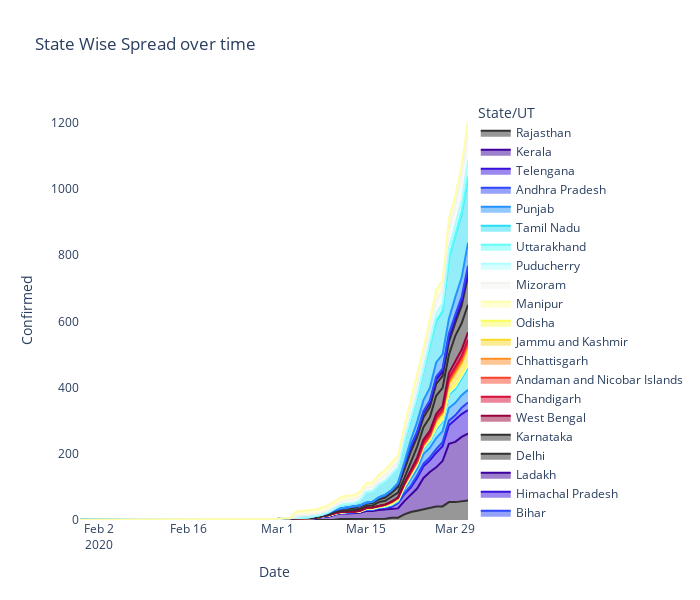

The notebook cell saved with this chart:
### Code cell
spread = df_india_data.groupby(['Date', 'State/UT'])['Confirmed'].sum().reset_index().sort_values('Confirmed', ascending=True)
fig = px.area(spread, x="Date", y="Confirmed",color='State/UT',title='State Wise Spread over time',height=500,
              color_discrete_sequence = ex.colors.cyclical.Edge)
fig.update_layout(plot_bgcolor='rgb(275, 270, 273)',width=700, height=600)

### Figure 1 — Plotly figure (JSON) as saved in the notebook; plotly's stock layout.template omitted (floating-point values rounded to 4 significant figures)
{"data": [{"hoverlabel": {"namelength": 0}, "hovertemplate": "State/UT=Rajasthan<br>Date=%{x}<br>Confirmed=%{y}", "legendgroup": "Rajasthan", "line": {"color": "#313131"}, "mode": "lines", "name": "Rajasthan", "orientation": "v", "showlegend": true, "stackgroup": "1", "type": "scatter", "x": ["2020-03-03T00:00:00", "2020-03-10T00:00:00", "2020-03-08T00:00:00", "2020-03-04T00:00:00", "2020-03-07T00:00:00", "2020-03-05T00:00:00", "2020-03-06T00:00:00", "2020-03-09T00:00:00", "2020-03-13T00:00:00", "2020-03-12T00:00:00", "2020-03-11T00:00:00", "2020-03-14T00:00:00", "2020-03-16T00:00:00", "2020-03-17T00:00:00", "2020-03-15T00:00:00", "2020-03-18T00:00:00", "2020-03-19T00:00:00", "2020-03-20T00:00:00", "2020-03-21T00:00:00", "2020-03-22T00:00:00", "2020-03-23T00:00:00", "2020-03-24T00:00:00", "2020-03-25T00:00:00", "2020-03-26T00:00:00", "2020-03-27T00:00:00", "2020-03-29T00:00:00", "2020-03-28T00:00:00", "2020-03-30T00:00:00", "2020-03-31T00:00:00"], "xaxis": "x", "y": [0, 1, 1, 1, 1, 1, 1, 1, 3, 3, 3, 3, 4, 4, 4, 4, 7, 7, 17, 24, 28, 32, 36, 41, 41, 54, 54, 57, 59], "yaxis": "y"}, {"hoverlabel": {"namelength": 0}, "hovertemplate": "State/UT=Kerala<br>Date=%{x}<br>Confirmed=%{y}", "legendgroup": "Kerala", "line": {"color": "#3d019d"}, "mode": "lines", "name": "Kerala", "orientation": "v", "showlegend": true, "stackgroup": "1", "type": "scatter", "x": ["2020-01-30T00:00:00", "2020-01-31T00:00:00", "2020-02-01T00:00:00", "2020-03-02T00:00:00", "2020-02-18T00:00:00", "2020-03-01T00:00:00", "2020-02-29T00:00:00", "2020-02-17T00:00:00", "2020-03-06T00:00:00", "2020-02-19T00:00:00", "2020-03-05T00:00:00", "2020-02-21T00:00:00", "2020-02-25T00:00:00", "2020-03-03T00:00:00", "2020-02-24T00:00:00", "2020-03-04T00:00:00", "2020-02-26T00:00:00", "2020-02-23T00:00:00", "2020-02-22T00:00:00", "2020-02-20T00:00:00", "2020-02-27T00:00:00", "2020-02-16T00:00:00", "2020-02-08T00:00:00", "2020-02-07T00:00:00", "2020-02-06T00:00:00", "2020-02-05T00:00:00", "2020-02-04T00:00:00", "2020-02-03T00:00:00", "2020-02-02T00:00:00", "2020-02-10T00:00:00", "2020-02-11T00:00:00", "2020-02-09T00:00:00", "2020-02-15T00:00:00", "2020-02-28T00:00:00", "2020-03-07T00:00:00", "2020-02-14T00:00:00", "2020-02-13T00:00:00", "2020-02-12T00:00:00", "2020-03-08T00:00:00", "2020-03-09T00:00:00", "2020-03-10T00:00:00", "2020-03-12T00:00:00", "2020-03-13T00:00:00", "2020-03-11T00:00:00", "2020-03-14T00:00:00", "2020-03-15T00:00:00", "2020-03-16T00:00:00", "2020-03-17T00:00:00", "2020-03-18T00:00:00", "2020-03-19T00:00:00", "2020-03-20T00:00:00", "2020-03-21T00:00:00", "2020-03-22T00:00:00", "2020-03-23T00:00:00", "2020-03-24T00:00:00", "2020-03-25T00:00:00", "2020-03-26T00:00:00", "2020-03-27T00:00:00", "2020-03-28T00:00:00", "2020-03-29T00:00:00", "2020-03-30T00:00:00", "2020-03-31T00:00:00"], "xaxis": "x", "y": [1, 1, 2, 3, 3, 3, 3, 3, 3, 3, 3, 3, 3, 3, 3, 3, 3, 3, 3, 3, 3, 3, 3, 3, 3, 3, 3, 3, 3, 3, 3, 3, 3, 3, 3, 3, 3, 3, 8, 9, 15, 17, 17, 17, 19, 23, 23, 26, 27, 27, 28, 40, 52, 67, 95, 109, 118, 137, 176, 182, 194, 202], "yaxis": "y"}, {"hoverlabel": {"namelength": 0}, "hovertemplate": "State/UT=Telengana<br>Date=%{x}<br>Confirmed=%{y}", "legendgroup": "Telengana", "line": {"color": "#3810dc"}, "mode": "lines", "name": "Telengana", "orientation": "v", "showlegend": true, "stackgroup": "1", "type": "scatter", "x": ["2020-03-14T00:00:00", "2020-03-10T00:00:00", "2020-03-11T00:00:00", "2020-03-12T00:00:00", "2020-03-13T00:00:00", "2020-03-03T00:00:00", "2020-03-08T00:00:00", "2020-03-07T00:00:00", "2020-03-05T00:00:00", "2020-03-06T00:00:00", "2020-03-04T00:00:00", "2020-03-02T00:00:00", "2020-03-09T00:00:00", "2020-03-15T00:00:00", "2020-03-16T00:00:00", "2020-03-17T00:00:00", "2020-03-19T00:00:00", "2020-03-18T00:00:00", "2020-03-20T00:00:00", "2020-03-21T00:00:00", "2020-03-22T00:00:00", "2020-03-23T00:00:00", "2020-03-24T00:00:00", "2020-03-25T00:00:00", "2020-03-26T00:00:00", "2020-03-27T00:00:00", "2020-03-28T00:00:00", "2020-03-29T00:00:00", "2020-03-30T00:00:00", "2020-03-31T00:00:00"], "xaxis": "x", "y": [1, 1, 1, 1, 1, 1, 1, 1, 1, 1, 1, 1, 1, 3, 3, 5, 6, 6, 16, 21, 22, 32, 35, 35, 44, 45, 56, 66, 69, 71], "yaxis": "y"}, {"hoverlabel": {"namelength": 0}, "hovertemplate": "State/UT=Andhra Pradesh<br>Date=%{x}<br>Confirmed=%{y}", "legendgroup": "Andhra Pradesh", "line": {"color": "#2d47f9"}, "mode": "lines", "name": "Andhra Pradesh", "orientation": "v", "showlegend": true, "stackgroup": "1", "type": "scatter", "x": ["2020-03-15T00:00:00", "2020-03-16T00:00:00", "2020-03-17T00:00:00", "2020-03-18T00:00:00", "2020-03-14T00:00:00", "2020-03-12T00:00:00", "2020-03-13T00:00:00", "2020-03-19T00:00:00", "2020-03-20T00:00:00", "2020-03-21T00:00:00", "2020-03-22T00:00:00", "2020-03-23T00:00:00", "2020-03-24T00:00:00", "2020-03-25T00:00:00", "2020-03-26T00:00:00", "2020-03-27T00:00:00", "2020-03-28T00:00:00", "2020-03-29T00:00:00", "2020-03-30T00:00:00", "2020-03-31T00:00:00"], "xaxis": "x", "y": [1, 1, 1, 1, 1, 1, 1, 2, 2, 3, 5, 7, 8, 9, 11, 12, 14, 14, 19, 23], "yaxis": "y"}, {"hoverlabel": {"namelength": 0}, "hovertemplate": "State/UT=Punjab<br>Date=%{x}<br>Confirmed=%{y}", "legendgroup": "Punjab", "line": {"color": "#2593ff"}, "mode": "lines", "name": "Punjab", "orientation": "v", "showlegend": true, "stackgroup": "1", "type": "scatter", "x": ["2020-03-15T00:00:00", "2020-03-16T00:00:00", "2020-03-17T00:00:00", "2020-03-14T00:00:00", "2020-03-11T00:00:00", "2020-03-13T00:00:00", "2020-03-12T00:00:00", "2020-03-18T00:00:00", "2020-03-10T00:00:00", "2020-03-09T00:00:00", "2020-03-20T00:00:00", "2020-03-19T00:00:00", "2020-03-21T00:00:00", "2020-03-22T00:00:00", "2020-03-23T00:00:00", "2020-03-24T00:00:00", "2020-03-25T00:00:00", "2020-03-26T00:00:00", "2020-03-27T00:00:00", "2020-03-30T00:00:00", "2020-03-29T00:00:00", "2020-03-28T00:00:00", "2020-03-31T00:00:00"], "xaxis": "x", "y": [1, 1, 1, 1, 1, 1, 1, 1, 1, 1, 2, 2, 13, 21, 21, 29, 29, 33, 33, 38, 38, 38, 38], "yaxis": "y"}, {"hoverlabel": {"namelength": 0}, "hovertemplate": "State/UT=Tamil Nadu<br>Date=%{x}<br>Confirmed=%{y}", "legendgroup": "Tamil Nadu", "line": {"color": "#2adef6"}, "mode": "lines", "name": "Tamil Nadu", "orientation": "v", "showlegend": true, "stackgroup": "1", "type": "scatter", "x": ["2020-03-15T00:00:00", "2020-03-16T00:00:00", "2020-03-17T00:00:00", "2020-03-14T00:00:00", "2020-03-10T00:00:00", "2020-03-11T00:00:00", "2020-03-12T00:00:00", "2020-03-13T00:00:00", "2020-03-18T00:00:00", "2020-03-08T00:00:00", "2020-03-07T00:00:00", "2020-03-09T00:00:00", "2020-03-19T00:00:00", "2020-03-20T00:00:00", "2020-03-21T00:00:00", "2020-03-22T00:00:00", "2020-03-23T00:00:00", "2020-03-24T00:00:00", "2020-03-25T00:00:00", "2020-03-26T00:00:00", "2020-03-27T00:00:00", "2020-03-28T00:00:00", "2020-03-29T00:00:00", "2020-03-30T00:00:00", "2020-03-31T00:00:00"], "xaxis": "x", "y": [1, 1, 1, 1, 1, 1, 1, 1, 1, 1, 1, 1, 2, 3, 3, 7, 9, 15, 18, 26, 29, 40, 42, 50, 67], "yaxis": "y"}, {"hoverlabel": {"namelength": 0}, "hovertemplate": "State/UT=Uttarakhand<br>Date=%{x}<br>Confirmed=%{y}", "legendgroup": "Uttarakhand", "line": {"color": "#60fdfa"}, "mode": "lines", "name": "Uttarakhand", "orientation": "v", "showlegend": true, "stackgroup": "1", "type": "scatter", "x": ["2020-03-15T00:00:00", "2020-03-16T00:00:00", "2020-03-17T00:00:00", "2020-03-18T00:00:00", "2020-03-20T00:00:00", "2020-03-19T00:00:00", "2020-03-23T00:00:00", "2020-03-21T00:00:00", "2020-03-22T00:00:00", "2020-03-24T00:00:00", "2020-03-25T00:00:00", "2020-03-26T00:00:00", "2020-03-27T00:00:00", "2020-03-28T00:00:00", "2020-03-29T00:00:00", "2020-03-31T00:00:00", "2020-03-30T00:00:00"], "xaxis": "x", "y": [1, 1, 1, 1, 1, 1, 3, 3, 3, 4, 4, 5, 5, 5, 6, 7, 7], "yaxis": "y"}, {"hoverlabel": {"namelength": 0}, "hovertemplate": "State/UT=Puducherry<br>Date=%{x}<br>Confirmed=%{y}", "legendgroup": "Puducherry", "line": {"color": "#aefdff"}, "mode": "lines", "name": "Puducherry", "orientation": "v", "showlegend": true, "stackgroup": "1", "type": "scatter", "x": ["2020-03-29T00:00:00", "2020-03-30T00:00:00", "2020-03-18T00:00:00", "2020-03-21T00:00:00", "2020-03-22T00:00:00", "2020-03-26T00:00:00", "2020-03-25T00:00:00", "2020-03-24T00:00:00", "2020-03-23T00:00:00", "2020-03-27T00:00:00", "2020-03-28T00:00:00", "2020-03-19T00:00:00", "2020-03-20T00:00:00", "2020-03-31T00:00:00"], "xaxis": "x", "y": [1, 1, 1, 1, 1, 1, 1, 1, 1, 1, 1, 1, 1, 1], "yaxis": "y"}, {"hoverlabel": {"namelength": 0}, "hovertemplate": "State/UT=Mizoram<br>Date=%{x}<br>Confirmed=%{y}", "legendgroup": "Mizoram", "line": {"color": "#f3f3f1"}, "mode": "lines", "name": "Mizoram", "orientation": "v", "showlegend": true, "stackgroup": "1", "type": "scatter", "x": ["2020-03-29T00:00:00", "2020-03-30T00:00:00", "2020-03-26T00:00:00", "2020-03-27T00:00:00", "2020-03-25T00:00:00", "2020-03-28T00:00:00", "2020-03-31T00:00:00"], "xaxis": "x", "y": [1, 1, 1, 1, 1, 1, 1], "yaxis": "y"}, {"hoverlabel": {"namelength": 0}, "hovertemplate": "State/UT=Manipur<br>Date=%{x}<br>Confirmed=%{y}", "legendgroup": "Manipur", "line": {"color": "#fffda9"}, "mode": "lines", "name": "Manipur", "orientation": "v", "showlegend": true, "stackgroup": "1", "type": "scatter", "x": ["2020-03-29T00:00:00", "2020-03-30T00:00:00", "2020-03-27T00:00:00", "2020-03-26T00:00:00", "2020-03-25T00:00:00", "2020-03-24T00:00:00", "2020-03-28T00:00:00", "2020-03-31T00:00:00"], "xaxis": "x", "y": [1, 1, 1, 1, 1, 1, 1, 1], "yaxis": "y"}, {"hoverlabel": {"namelength": 0}, "hovertemplate": "State/UT=Odisha<br>Date=%{x}<br>Confirmed=%{y}", "legendgroup": "Odisha", "line": {"color": "#fafd5b"}, "mode": "lines", "name": "Odisha", "orientation": "v", "showlegend": true, "stackgroup": "1", "type": "scatter", "x": ["2020-03-17T00:00:00", "2020-03-18T00:00:00", "2020-03-19T00:00:00", "2020-03-20T00:00:00", "2020-03-16T00:00:00", "2020-03-21T00:00:00", "2020-03-22T00:00:00", "2020-03-27T00:00:00", "2020-03-26T00:00:00", "2020-03-25T00:00:00", "2020-03-23T00:00:00", "2020-03-24T00:00:00", "2020-03-31T00:00:00", "2020-03-28T00:00:00", "2020-03-29T00:00:00", "2020-03-30T00:00:00"], "xaxis": "x", "y": [1, 1, 1, 1, 1, 2, 2, 2, 2, 2, 2, 2, 3, 3, 3, 3], "yaxis": "y"}, {"hoverlabel": {"namelength": 0}, "hovertemplate": "State/UT=Jammu and Kashmir<br>Date=%{x}<br>Confirmed=%{y}", "legendgroup": "Jammu and Kashmir", "line": {"color": "#f7da29"}, "mode": "lines", "name": "Jammu and Kashmir", "orientation": "v", "showlegend": true, "stackgroup": "1", "type": "scatter", "x": ["2020-03-11T00:00:00", "2020-03-12T00:00:00", "2020-03-13T00:00:00", "2020-03-10T00:00:00", "2020-03-09T00:00:00", "2020-03-14T00:00:00", "2020-03-15T00:00:00", "2020-03-17T00:00:00", "2020-03-18T00:00:00", "2020-03-16T00:00:00", "2020-03-24T00:00:00", "2020-03-20T00:00:00", "2020-03-22T00:00:00", "2020-03-21T00:00:00", "2020-03-23T00:00:00", "2020-03-19T00:00:00", "2020-03-25T00:00:00", "2020-03-26T00:00:00", "2020-03-27T00:00:00", "2020-03-28T00:00:00", "2020-03-30T00:00:00", "2020-03-29T00:00:00", "2020-03-31T00:00:00"], "xaxis": "x", "y": [1, 1, 1, 1, 1, 2, 2, 3, 3, 3, 4, 4, 4, 4, 4, 4, 7, 13, 13, 20, 31, 31, 48], "yaxis": "y"}, {"hoverlabel": {"namelength": 0}, "hovertemplate": "State/UT=Chhattisgarh<br>Date=%{x}<br>Confirmed=%{y}", "legendgroup": "Chhattisgarh", "line": {"color": "#ff8e25"}, "mode": "lines", "name": "Chhattisgarh", "orientation": "v", "showlegend": true, "stackgroup": "1", "type": "scatter", "x": ["2020-03-22T00:00:00", "2020-03-23T00:00:00", "2020-03-24T00:00:00", "2020-03-25T00:00:00", "2020-03-19T00:00:00", "2020-03-21T00:00:00", "2020-03-20T00:00:00", "2020-03-27T00:00:00", "2020-03-26T00:00:00", "2020-03-28T00:00:00", "2020-03-29T00:00:00", "2020-03-30T00:00:00", "2020-03-31T00:00:00"], "xaxis": "x", "y": [1, 1, 1, 1, 1, 1, 1, 6, 6, 6, 6, 7, 7], "yaxis": "y"}, {"hoverlabel": {"namelength": 0}, "hovertemplate": "State/UT=Andaman and Nicobar Islands<br>Date=%{x}<br>Confirmed=%{y}", "legendgroup": "Andaman and Nicobar Islands", "line": {"color": "#f8432d"}, "mode": "lines", "name": "Andaman and Nicobar Islands", "orientation": "v", "showlegend": true, "stackgroup": "1", "type": "scatter", "x": ["2020-03-27T00:00:00", "2020-03-26T00:00:00", "2020-03-28T00:00:00", "2020-03-31T00:00:00", "2020-03-29T00:00:00", "2020-03-30T00:00:00"], "xaxis": "x", "y": [1, 1, 6, 9, 9, 9], "yaxis": "y"}, {"hoverlabel": {"namelength": 0}, "hovertemplate": "State/UT=Chandigarh<br>Date=%{x}<br>Confirmed=%{y}", "legendgroup": "Chandigarh", "line": {"color": "#d90d39"}, "mode": "lines", "name": "Chandigarh", "orientation": "v", "showlegend": true, "stackgroup": "1", "type": "scatter", "x": ["2020-03-21T00:00:00", "2020-03-19T00:00:00", "2020-03-20T00:00:00", "2020-03-22T00:00:00", "2020-03-23T00:00:00", "2020-03-24T00:00:00", "2020-03-25T00:00:00", "2020-03-27T00:00:00", "2020-03-26T00:00:00", "2020-03-30T00:00:00", "2020-03-29T00:00:00", "2020-03-31T00:00:00", "2020-03-28T00:00:00"], "xaxis": "x", "y": [1, 1, 1, 5, 6, 7, 7, 7, 7, 8, 8, 8, 8], "yaxis": "y"}, {"hoverlabel": {"namelength": 0}, "hovertemplate": "State/UT=West Bengal<br>Date=%{x}<br>Confirmed=%{y}", "legendgroup": "West Bengal", "line": {"color": "#97023d"}, "mode": "lines", "name": "West Bengal", "orientation": "v", "showlegend": true, "stackgroup": "1", "type": "scatter", "x": ["2020-03-18T00:00:00", "2020-03-19T00:00:00", "2020-03-20T00:00:00", "2020-03-21T00:00:00", "2020-03-22T00:00:00", "2020-03-23T00:00:00", "2020-03-25T00:00:00", "2020-03-24T00:00:00", "2020-03-26T00:00:00", "2020-03-27T00:00:00", "2020-03-28T00:00:00", "2020-03-29T00:00:00", "2020-03-30T00:00:00", "2020-03-31T00:00:00"], "xaxis": "x", "y": [1, 1, 1, 3, 4, 7, 9, 9, 10, 10, 15, 18, 19, 22], "yaxis": "y"}, {"hoverlabel": {"namelength": 0}, "hovertemplate": "State/UT=Karnataka<br>Date=%{x}<br>Confirmed=%{y}", "legendgroup": "Karnataka", "line": {"color": "#313131"}, "mode": "lines", "name": "Karnataka", "orientation": "v", "showlegend": true, "stackgroup": "1", "type": "scatter", "x": ["2020-03-09T00:00:00", "2020-03-10T00:00:00", "2020-03-11T00:00:00", "2020-03-12T00:00:00", "2020-03-13T00:00:00", "2020-03-15T00:00:00", "2020-03-16T00:00:00", "2020-03-14T00:00:00", "2020-03-17T00:00:00", "2020-03-18T00:00:00", "2020-03-19T00:00:00", "2020-03-20T00:00:00", "2020-03-21T00:00:00", "2020-03-22T00:00:00", "2020-03-23T00:00:00", "2020-03-24T00:00:00", "2020-03-25T00:00:00", "2020-03-27T00:00:00", "2020-03-28T00:00:00", "2020-03-26T00:00:00", "2020-03-29T00:00:00", "2020-03-30T00:00:00", "2020-03-31T00:00:00"], "xaxis": "x", "y": [1, 4, 4, 4, 5, 6, 6, 6, 11, 11, 14, 15, 15, 26, 33, 37, 41, 55, 55, 55, 76, 80, 83], "yaxis": "y"}, {"hoverlabel": {"namelength": 0}, "hovertemplate": "State/UT=Delhi<br>Date=%{x}<br>Confirmed=%{y}", "legendgroup": "Delhi", "line": {"color": "#313131"}, "mode": "lines", "name": "Delhi", "orientation": "v", "showlegend": true, "stackgroup": "1", "type": "scatter", "x": ["2020-03-04T00:00:00", "2020-03-03T00:00:00", "2020-03-02T00:00:00", "2020-03-05T00:00:00", "2020-03-06T00:00:00", "2020-03-07T00:00:00", "2020-03-08T00:00:00", "2020-03-10T00:00:00", "2020-03-09T00:00:00", "2020-03-11T00:00:00", "2020-03-12T00:00:00", "2020-03-13T00:00:00", "2020-03-15T00:00:00", "2020-03-14T00:00:00", "2020-03-16T00:00:00", "2020-03-17T00:00:00", "2020-03-18T00:00:00", "2020-03-19T00:00:00", "2020-03-20T00:00:00", "2020-03-21T00:00:00", "2020-03-23T00:00:00", "2020-03-22T00:00:00", "2020-03-24T00:00:00", "2020-03-25T00:00:00", "2020-03-26T00:00:00", "2020-03-27T00:00:00", "2020-03-28T00:00:00", "2020-03-29T00:00:00", "2020-03-30T00:00:00", "2020-03-31T00:00:00"], "xaxis": "x", "y": [1, 1, 1, 2, 3, 3, 3, 4, 4, 5, 6, 6, 7, 7, 7, 8, 10, 12, 17, 26, 29, 29, 30, 31, 36, 36, 39, 39, 53, 87], "yaxis": "y"}, {"hoverlabel": {"namelength": 0}, "hovertemplate": "State/UT=Ladakh<br>Date=%{x}<br>Confirmed=%{y}", "legendgroup": "Ladakh", "line": {"color": "#3d019d"}, "mode": "lines", "name": "Ladakh", "orientation": "v", "showlegend": true, "stackgroup": "1", "type": "scatter", "x": ["2020-03-08T00:00:00", "2020-03-09T00:00:00", "2020-03-07T00:00:00", "2020-03-11T00:00:00", "2020-03-10T00:00:00", "2020-03-13T00:00:00", "2020-03-12T00:00:00", "2020-03-14T00:00:00", "2020-03-15T00:00:00", "2020-03-16T00:00:00", "2020-03-17T00:00:00", "2020-03-19T00:00:00", "2020-03-18T00:00:00", "2020-03-20T00:00:00", "2020-03-28T00:00:00", "2020-03-29T00:00:00", "2020-03-30T00:00:00", "2020-03-31T00:00:00", "2020-03-26T00:00:00", "2020-03-25T00:00:00", "2020-03-27T00:00:00", "2020-03-21T00:00:00", "2020-03-23T00:00:00", "2020-03-22T00:00:00", "2020-03-24T00:00:00"], "xaxis": "x", "y": [2, 2, 2, 2, 2, 3, 3, 3, 3, 4, 6, 8, 8, 10, 13, 13, 13, 13, 13, 13, 13, 13, 13, 13, 13], "yaxis": "y"}, {"hoverlabel": {"namelength": 0}, "hovertemplate": "State/UT=Himachal Pradesh<br>Date=%{x}<br>Confirmed=%{y}", "legendgroup": "Himachal Pradesh", "line": {"color": "#3810dc"}, "mode": "lines", "name": "Himachal Pradesh", "orientation": "v", "showlegend": true, "stackgroup": "1", "type": "scatter", "x": ["2020-03-23T00:00:00", "2020-03-22T00:00:00", "2020-03-21T00:00:00", "2020-03-28T00:00:00", "2020-03-29T00:00:00", "2020-03-26T00:00:00", "2020-03-31T00:00:00", "2020-03-24T00:00:00", "2020-03-25T00:00:00", "2020-03-27T00:00:00", "2020-03-30T00:00:00"], "xaxis": "x", "y": [2, 2, 2, 3, 3, 3, 3, 3, 3, 3, 3], "yaxis": "y"}, {"hoverlabel": {"namelength": 0}, "hovertemplate": "State/UT=Bihar<br>Date=%{x}<br>Confirmed=%{y}", "legendgroup": "Bihar", "line": {"color": "#2d47f9"}, "mode": "lines", "name": "Bihar", "orientation": "v", "showlegend": true, "stackgroup": "1", "type": "scatter", "x": ["2020-03-23T00:00:00", "2020-03-22T00:00:00", "2020-03-24T00:00:00", "2020-03-25T00:00:00", "2020-03-26T00:00:00", "2020-03-27T00:00:00", "2020-03-28T00:00:00", "2020-03-29T00:00:00", "2020-03-30T00:00:00", "2020-03-31T00:00:00"], "xaxis": "x", "y": [2, 2, 3, 4, 6, 6, 9, 9, 11, 15], "yaxis": "y"}, {"hoverlabel": {"namelength": 0}, "hovertemplate": "State/UT=Gujarat<br>Date=%{x}<br>Confirmed=%{y}", "legendgroup": "Gujarat", "line": {"color": "#2593ff"}, "mode": "lines", "name": "Gujarat", "orientation": "v", "showlegend": true, "stackgroup": "1", "type": "scatter", "x": ["2020-03-20T00:00:00", "2020-03-21T00:00:00", "2020-03-22T00:00:00", "2020-03-23T00:00:00", "2020-03-24T00:00:00", "2020-03-25T00:00:00", "2020-03-27T00:00:00", "2020-03-26T00:00:00", "2020-03-28T00:00:00", "2020-03-29T00:00:00", "2020-03-30T00:00:00", "2020-03-31T00:00:00"], "xaxis": "x", "y": [2, 7, 18, 29, 33, 38, 43, 43, 45, 53, 58, 69], "yaxis": "y"}, {"hoverlabel": {"namelength": 0}, "hovertemplate": "State/UT=Maharashtra<br>Date=%{x}<br>Confirmed=%{y}", "legendgroup": "Maharashtra", "line": {"color": "#2adef6"}, "mode": "lines", "name": "Maharashtra", "orientation": "v", "showlegend": true, "stackgroup": "1", "type": "scatter", "x": ["2020-03-09T00:00:00", "2020-03-10T00:00:00", "2020-03-11T00:00:00", "2020-03-12T00:00:00", "2020-03-13T00:00:00", "2020-03-14T00:00:00", "2020-03-16T00:00:00", "2020-03-15T00:00:00", "2020-03-17T00:00:00", "2020-03-18T00:00:00", "2020-03-20T00:00:00", "2020-03-19T00:00:00", "2020-03-21T00:00:00", "2020-03-22T00:00:00", "2020-03-23T00:00:00", "2020-03-24T00:00:00", "2020-03-26T00:00:00", "2020-03-25T00:00:00", "2020-03-27T00:00:00", "2020-03-28T00:00:00", "2020-03-29T00:00:00", "2020-03-30T00:00:00", "2020-03-31T00:00:00"], "xaxis": "x", "y": [2, 5, 10, 11, 11, 14, 32, 32, 39, 42, 47, 47, 63, 67, 74, 89, 124, 128, 130, 180, 186, 193, 198], "yaxis": "y"}, {"hoverlabel": {"namelength": 0}, "hovertemplate": "State/UT=Goa<br>Date=%{x}<br>Confirmed=%{y}", "legendgroup": "Goa", "line": {"color": "#60fdfa"}, "mode": "lines", "name": "Goa", "orientation": "v", "showlegend": true, "stackgroup": "1", "type": "scatter", "x": ["2020-03-28T00:00:00", "2020-03-29T00:00:00", "2020-03-26T00:00:00", "2020-03-27T00:00:00", "2020-03-30T00:00:00", "2020-03-31T00:00:00"], "xaxis": "x", "y": [3, 3, 3, 3, 5, 5], "yaxis": "y"}, {"hoverlabel": {"namelength": 0}, "hovertemplate": "State/UT=Madhya Pradesh<br>Date=%{x}<br>Confirmed=%{y}", "legendgroup": "Madhya Pradesh", "line": {"color": "#aefdff"}, "mode": "lines", "name": "Madhya Pradesh", "orientation": "v", "showlegend": true, "stackgroup": "1", "type": "scatter", "x": ["2020-03-21T00:00:00", "2020-03-22T00:00:00", "2020-03-23T00:00:00", "2020-03-24T00:00:00", "2020-03-25T00:00:00", "2020-03-26T00:00:00", "2020-03-27T00:00:00", "2020-03-29T00:00:00", "2020-03-28T00:00:00", "2020-03-30T00:00:00", "2020-03-31T00:00:00"], "xaxis": "x", "y": [4, 4, 6, 7, 14, 20, 20, 30, 30, 33, 47], "yaxis": "y"}, {"hoverlabel": {"namelength": 0}, "hovertemplate": "State/UT=Uttar Pradesh<br>Date=%{x}<br>Confirmed=%{y}", "legendgroup": "Uttar Pradesh", "line": {"color": "#f3f3f1"}, "mode": "lines", "name": "Uttar Pradesh", "orientation": "v", "showlegend": true, "stackgroup": "1", "type": "scatter", "x": ["2020-03-04T00:00:00", "2020-03-07T00:00:00", "2020-03-08T00:00:00", "2020-03-09T00:00:00", "2020-03-10T00:00:00", "2020-03-05T00:00:00", "2020-03-06T00:00:00", "2020-03-11T00:00:00", "2020-03-12T00:00:00", "2020-03-13T00:00:00", "2020-03-14T00:00:00", "2020-03-15T00:00:00", "2020-03-16T00:00:00", "2020-03-17T00:00:00", "2020-03-18T00:00:00", "2020-03-19T00:00:00", "2020-03-20T00:00:00", "2020-03-21T00:00:00", "2020-03-22T00:00:00", "2020-03-23T00:00:00", "2020-03-24T00:00:00", "2020-03-25T00:00:00", "2020-03-26T00:00:00", "2020-03-27T00:00:00", "2020-03-29T00:00:00", "2020-03-28T00:00:00", "2020-03-30T00:00:00", "2020-03-31T00:00:00"], "xaxis": "x", "y": [6, 7, 7, 7, 7, 7, 7, 9, 11, 11, 12, 13, 13, 15, 16, 19, 19, 24, 27, 31, 33, 37, 41, 41, 55, 55, 75, 82], "yaxis": "y"}, {"hoverlabel": {"namelength": 0}, "hovertemplate": "State/UT=Haryana<br>Date=%{x}<br>Confirmed=%{y}", "legendgroup": "Haryana", "line": {"color": "#fffda9"}, "mode": "lines", "name": "Haryana", "orientation": "v", "showlegend": true, "stackgroup": "1", "type": "scatter", "x": ["2020-03-13T00:00:00", "2020-03-15T00:00:00", "2020-03-12T00:00:00", "2020-03-16T00:00:00", "2020-03-10T00:00:00", "2020-03-11T00:00:00", "2020-03-08T00:00:00", "2020-03-04T00:00:00", "2020-03-05T00:00:00", "2020-03-09T00:00:00", "2020-03-06T00:00:00", "2020-03-07T00:00:00", "2020-03-14T00:00:00", "2020-03-17T00:00:00", "2020-03-20T00:00:00", "2020-03-18T00:00:00", "2020-03-21T00:00:00", "2020-03-19T00:00:00", "2020-03-22T00:00:00", "2020-03-23T00:00:00", "2020-03-24T00:00:00", "2020-03-25T00:00:00", "2020-03-26T00:00:00", "2020-03-27T00:00:00", "2020-03-30T00:00:00", "2020-03-29T00:00:00", "2020-03-28T00:00:00", "2020-03-31T00:00:00"], "xaxis": "x", "y": [14, 14, 14, 14, 14, 14, 14, 14, 14, 14, 14, 14, 14, 15, 17, 17, 17, 17, 21, 26, 28, 28, 30, 30, 33, 33, 33, 36], "yaxis": "y"}], "layout": {"height": 600, "legend": {"title": {"text": "State/UT"}, "tracegroupgap": 0}, "plot_bgcolor": "rgb(275, 270, 273)", "title": {"text": "State Wise Spread over time"}, "width": 700, "xaxis": {"anchor": "y", "domain": [0, 1], "title": {"text": "Date"}}, "yaxis": {"anchor": "x", "domain": [0, 1], "title": {"text": "Confirmed"}}}}
